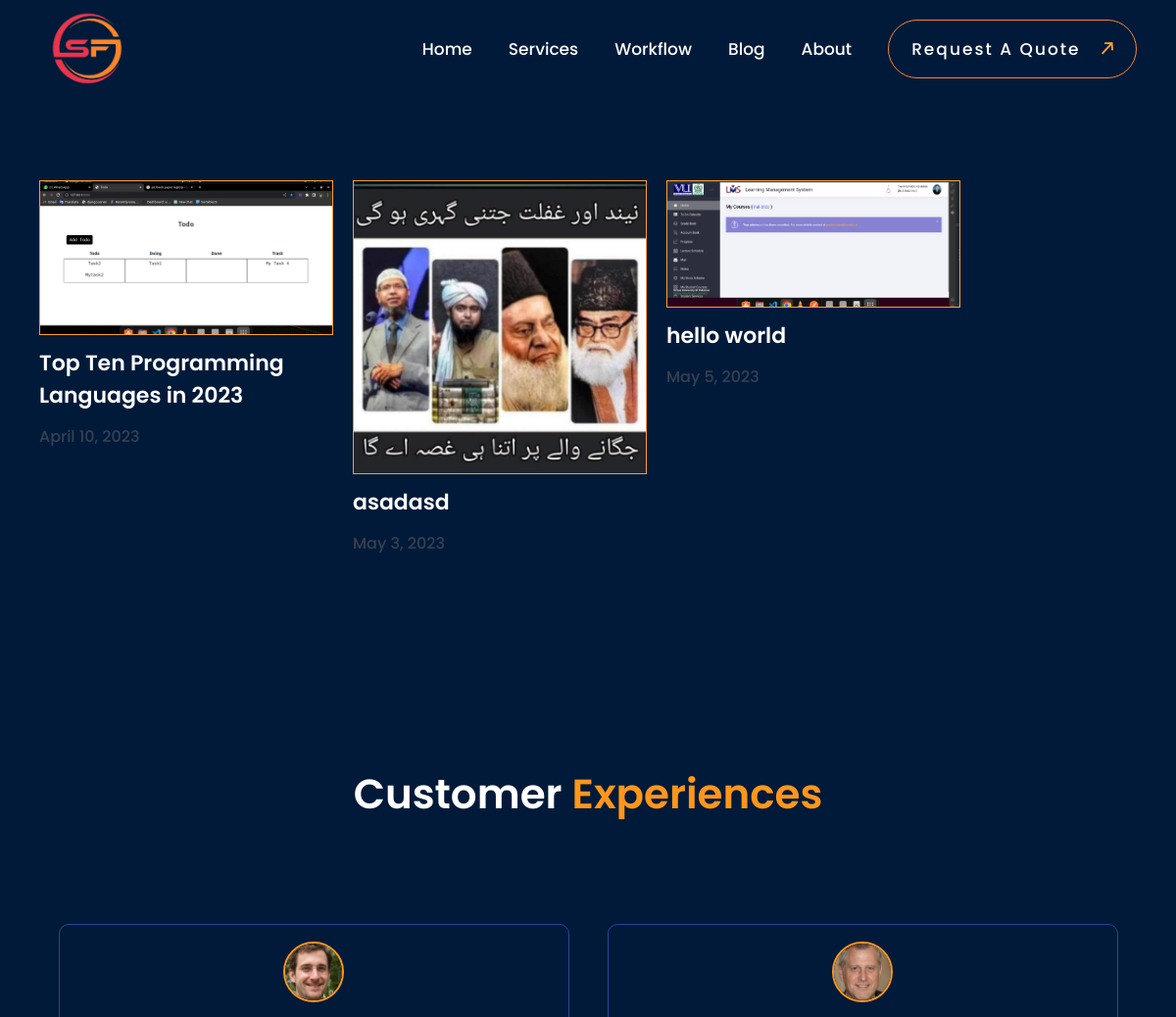
The page /Blog/ (upper part) on the database as committed earlier.
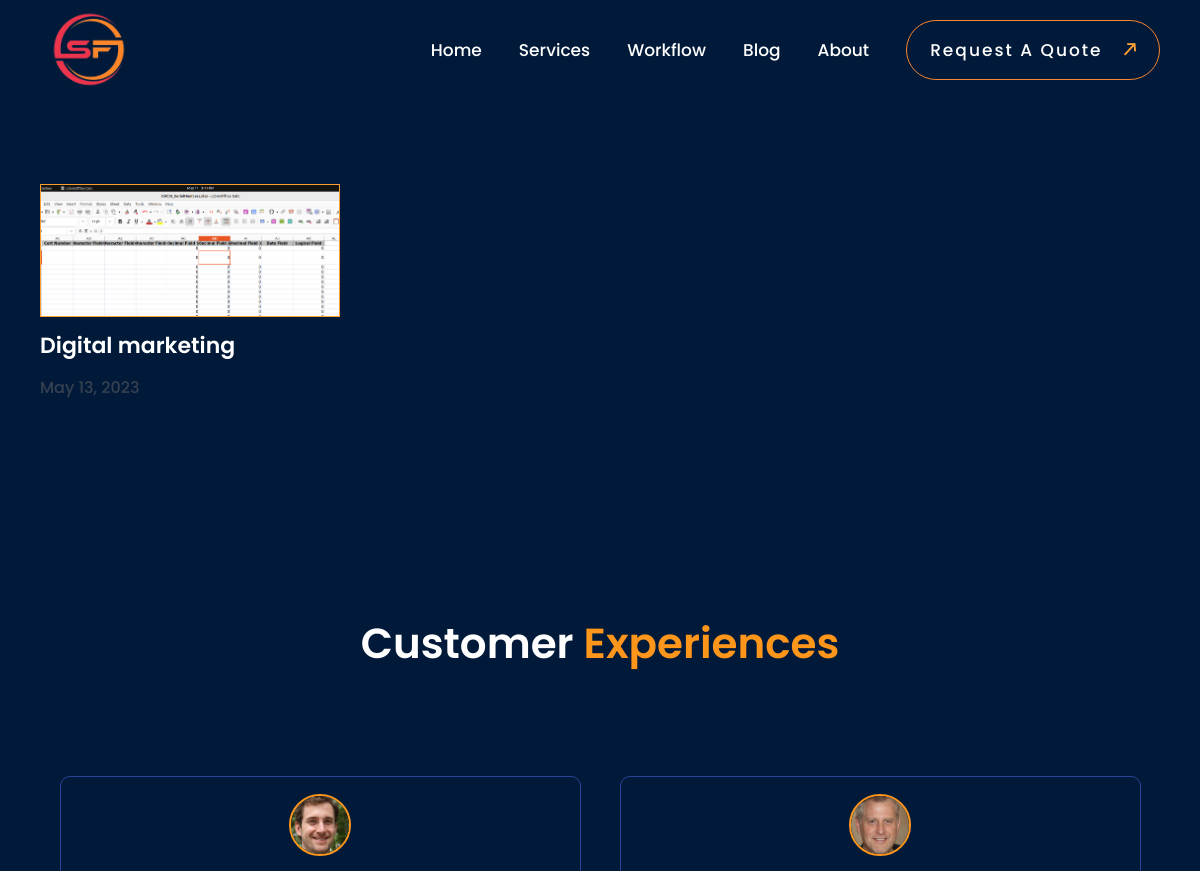
The same page on the database as committed later.
### app/models.py (models this page shows, shortened)
class BlogPost(models.Model):
    title=models.CharField(max_length=200)
    img=models.ImageField(upload_to='blog')
    content_area=HTMLField()
    created_at=models.DateTimeField(auto_now_add=True , null=True , blank=True)
    updated_at=models.DateTimeField(auto_now=True , null=True , blank=True)

### app/views.py (the view)
# urls.py: path('Blog/' , Blog.as_view() , name='Blog'),
class Blog(View):
    template_name='templates/blog.html'
    def get(self , request , *args,**kwargs):
        posts=blogs.objects.all()
        context={'posts':posts}
        return render(request, self.template_name , context)

### templates/blog.html (shortened to what this page needs)
{% extends 'templates/base.html' %}
{% load static %}
{% block pagecss %}
<link rel="stylesheet" href="{% static 'assets/css/workflow.css' %}">
<link rel="stylesheet" href="{% static 'assets/css/style.css' %}">
<link rel="stylesheet" href="{% static 'assets/css/blog.css' %}">
{% endblock %}
{% block page %}
<div class="container">
<div class="blog">
    {% if posts %}
    {% for post in posts %}
    <div class="blog_post">
        <a href="{% url 'post' post.id %}">
        <div class="blog_img">
            <img src="{{post.img.url}}" alt="">
        </div>
        <div class="blog_title text-white" style="color: white;">
        <p>{{post.title}}</p>
        </div>
        <div class="blog_date">
            <p>{{post.created_at.date}}</p>
        </div>
    </a>
    </div>
    {% endfor  %}
    {% endif %}
</div>
</div>
{% include 'templates/customerexperience.html' %}
{% endblock %}

### templates/base.html (shortened to what this page needs)
{% load static %}
<!DOCTYPE html>
<html lang="en">
<head>
    <link rel="stylesheet" href="{% static 'assets/css/workflow.css' %}">
    {% block pagecss %}{% endblock %}
    <link rel="stylesheet" href="{% static 'assets/jq plugin/slick1/slick/slick.css' %}">
</head>
<body>
    <header class="header">
        <div class="container">
            <div class="navbar">
                <div class="logo">
                    <a href="{% url 'home' %}"><img src="{% static 'assets/images/logo.png' %}" alt="" style="height: 81px;" />
                    </a>
                </div>
                <div class="menu">
                    <ul>
                        <li><a href="{% url 'home' %}">home</a></li>
                        <li><a href="{% url 'services' %}">services</a></li>
                        <li><a href="{% url 'workflow' %}">workflow</a></li>
                        <li><a href="{% url 'Blog' %}">Blog</a></li>
                        <li><a href="{% url 'about' %}">about</a></li>
                        <li class="request_purposal">
                            <a href="#" class="form_btn form_btn2">request a quote
                                <span class="req_icon"><img src="{% static 'assets/images/arrow.png' %}" alt="" /></span></a>
                        </li>
                    </ul>
                </div>
        </div>
    </header>
{% block page %}
{% endblock %}
</body>
</html>

### templates/customerexperience.html (shortened to what this page needs)
{% load static %}
<section class="section_5">
    <div class="container">
        <div class="sec5">
            <h2>Customer <span style="color: rgb(255 150 28);"> Experiences </span></h2>
            <div class="focus">
                <div class="focus1">
                   <div class="img">
                    <img src="{% static 'assets/images/client1.jpeg' %}" alt="" style="width: 62px; height: 62px;border-radius: 40px;border: 2px solid rgb(255 150 28); display: flex;
                    justify-content: center;
                    margin: 0 auto;
                    margin-top: 17px;">
                   </div>
                    <div class="sec3_text def">
                        <p>Sania was very pleasant to communicate with and provided great customer service, was open to new ideas, and clearly put the sought after effort into the delivery.
                        </p>
                    </div>
                </div>
                <div class="focus1">
                    <div class="img">
                        <img src="{% static 'assets/images/client2.jpeg' %}" alt="" style="width: 62px; height: 62px;border-radius: 40px;border: 2px solid rgb(255 150 28); display: flex;
                        justify-content: center;
                        margin: 0 auto;
                        margin-top: 17px;">
                       </div>
                    <div class="sec3_text def">
                        <p>"I would suggest other customers to choose Sania because she did help me more than I expected. She is an amazing person!"</p>
                    </div>
                </div>
            </div>
        </div>
    </div>
</section>

### static/assets/css/workflow.css (style rules this page uses)
* { padding: 0px; margin: 0px; box-sizing: border-box; }
body { overflow-x: hidden; background-color: #011a39; }
.container { max-width: 1140px; margin: 0 auto; padding: 0px 10px; }
.navbar { display: flex; justify-content: space-between; }
.logo { padding-top: 9px; }
.menu ul { list-style: none; padding-top: 37px; }
.menu ul li { display: inline; padding-left: 33px; }
.menu ul li a { text-decoration: none; color: #ffffff; text-transform: capitalize; font-size: 17px; font-weight: 500; font-family: 'Poppins', sans-serif; }
.request_purposal { margin-top: 42px; }
.request_purposal a { text-decoration: none; color: #ffffff; text-transform: capitalize; letter-spacing: 2px; font-size: 17px; font-weight: 500; font-family: 'Poppins', sans-serif; padding: 17px 23px; border: 1px solid #f8842f; border-radius: 40px; }
.req_icon { padding-left: 22px; }
.header { z-index: 999; position: relative; }
.req_icon { padding-left: 14px; }
.section_6,.section_5 { background-color:#011a39 ; }
.section_5 { margin-bottom: -55px; }
.sec5 { padding-top: 117px; padding-bottom: 109px; }
.sec5 h2 { text-align: center; font-size: 42px; color: #ffffff; font-family: 'Poppins', sans-serif; font-weight: 600; }
.focus { display: flex; justify-content: space-between; padding-top: 101px; }
.focus1 { max-width: 548px; border: 1px solid #2b449c; border-radius: 10px; }
.sec3_text p { font-size: 18px; color: white; font-family: 'Poppins', sans-serif; font-weight: 400; text-align: center; max-width: 479px; margin: 0 auto; padding: 20px; line-height: 1.556; }

### static/assets/css/style.css (style rules this page uses)
.focus1 { font-size: 18px; max-width: 560px; text-align: center; padding-bottom: 10px; margin: 0 auto; padding: 0px 20px 20px 20px; }

### static/assets/css/blog.css (style rules this page uses)
.blog { padding: 90px 0px; background-color: #011a39; display: flex; flex-wrap: wrap; gap: 20px; }
.blog a { text-decoration: none; }
.blog_post { width: 300px; max-width: 100%; }
.blog_img img { width: 100%; border: 1px solid #ff9e2e; }
.blog_title p { font-size: 22px; padding: 8px 0px; color: #ffffff; font-family: 'Poppins', sans-serif; font-weight: 600; }
.blog_date p { padding: 5px 0px; --tw-text-opacity: 1; color: rgb(55 65 81/var(--tw-text-opacity)); font-family: 'Poppins', sans-serif; font-weight: 500; }

Rows that differ between the two databases and show on the page:
removed BlogPost: img (picture), title "Top Ten Programming Languages in 2023", created_at "April 10, 2023"
removed BlogPost: img (picture), title "asadasd", created_at "May 3, 2023"
removed BlogPost: img (picture), title "hello world", created_at "May 5, 2023"
added BlogPost: img (picture), title "Digital marketing", created_at "May 13, 2023"
